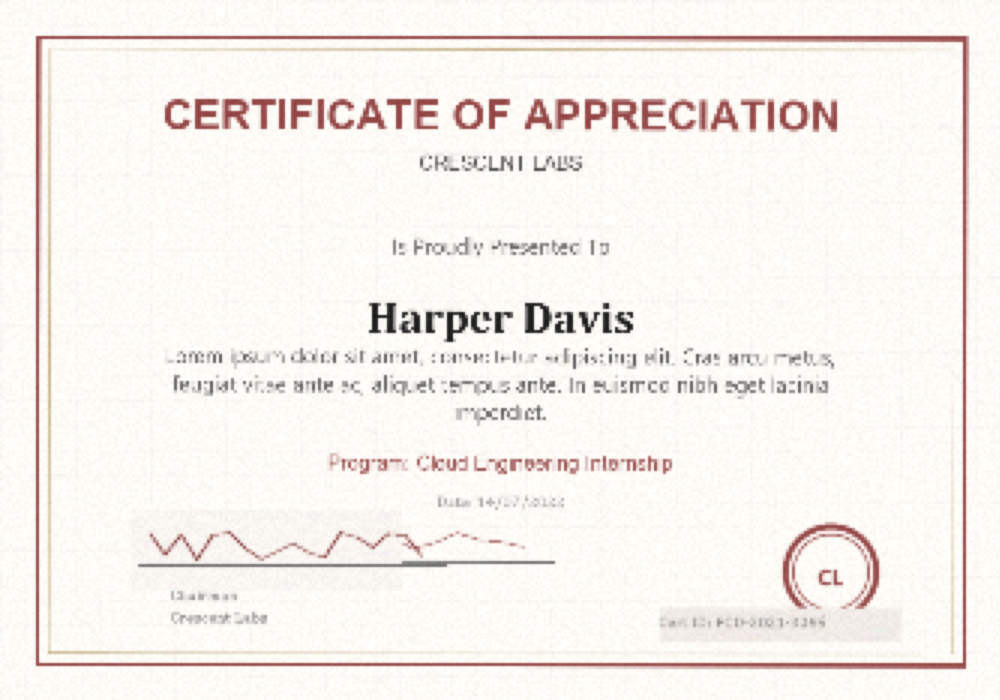
#> input picture dataset_internship/fake/internship_fake_0007.jpg, 1000 x 700 px
$ python -i ela_converter.py   (imports and definitions only)
#> lines starting #> are read from the running program, lines starting #| are printed output that depends on the picture
from __future__ import annotations

import argparse
import io
from pathlib import Path

from PIL import Image, ImageChops, ImageEnhance, UnidentifiedImageError


SUPPORTED_EXTENSIONS = {".jpg", ".jpeg", ".png", ".bmp", ".tif", ".tiff", ".webp"}
DEFAULT_LABELS = ("real", "fake")
RESAMPLE_FILTER = getattr(getattr(Image, "Resampling", Image), "LANCZOS")


def is_supported_image(path: Path) -> bool:
    return path.is_file() and path.suffix.lower() in SUPPORTED_EXTENSIONS


def make_ela_image(image_path: str | Path, quality: int = 90, size: int | None = 128) -> Image.Image:
    """Create an Error Level Analysis image from one input image."""
#> called with quality = 90, size = 128
    image_path = Path(image_path)

    with Image.open(image_path) as original:
#> original is the input picture: PIL image 1000x700 RGB; mean R, G, B 246.3, 241, 236.8
        original_rgb = original.convert("RGB")

    compressed_bytes = io.BytesIO()
    original_rgb.save(compressed_bytes, format="JPEG", quality=quality)
    compressed_bytes.seek(0)

    with Image.open(compressed_bytes) as compressed:
        compressed_rgb = compressed.convert("RGB")
        diff = ImageChops.difference(original_rgb, compressed_rgb)

    extrema = diff.getextrema()
#> extrema = ((0, 31), (0, 15), (0, 18))
    max_diff = max(channel_max for _channel_min, channel_max in extrema)
#> max_diff = 31
    scale = 255.0 / max_diff if max_diff else 1.0
#> scale = 8.23
    ela_image = ImageEnhance.Brightness(diff).enhance(scale)
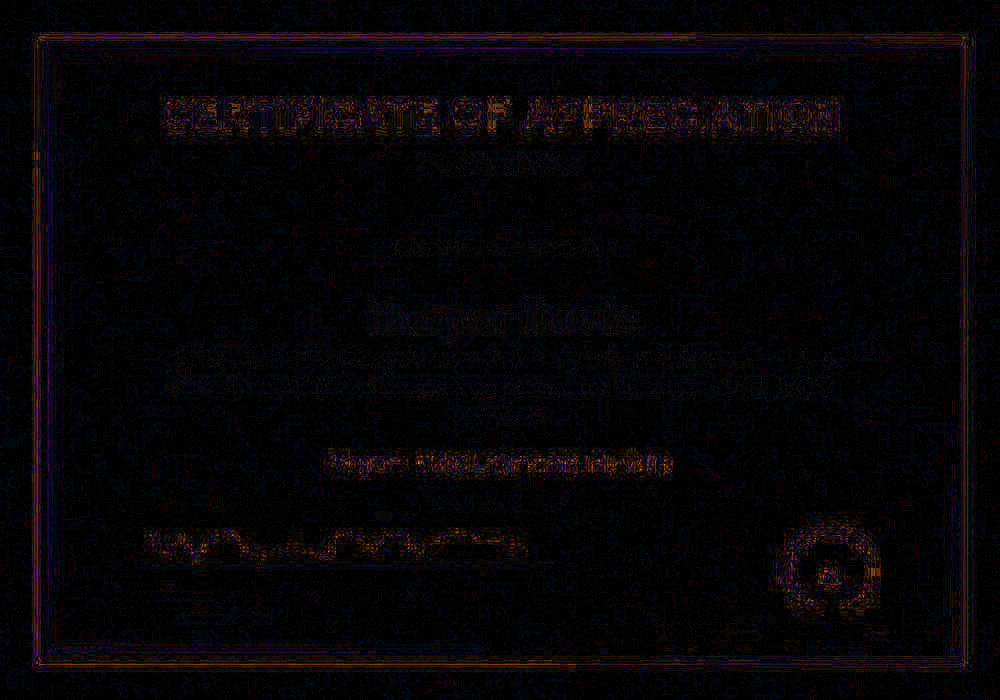
#> ela_image: PIL image 1000x700 RGB; mean R, G, B 5.5, 4.2, 6.2

    if size:
        ela_image = ela_image.resize((size, size), RESAMPLE_FILTER)
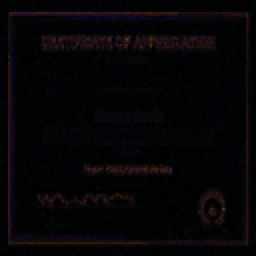
#> ela_image: PIL image 128x128 RGB (shown 2 times larger); mean R, G, B 5.6, 4.3, 6.2

    return ela_image


# [68 lines left out: functions iter_label_images, convert_dataset, build_parser, main, not called in this run]


# [2 lines not run here, left out]

>>> result = make_ela_image('dataset_internship/fake/internship_fake_0007.jpg')

$ run again, on dataset_internship/fake/internship_fake_0118.jpg
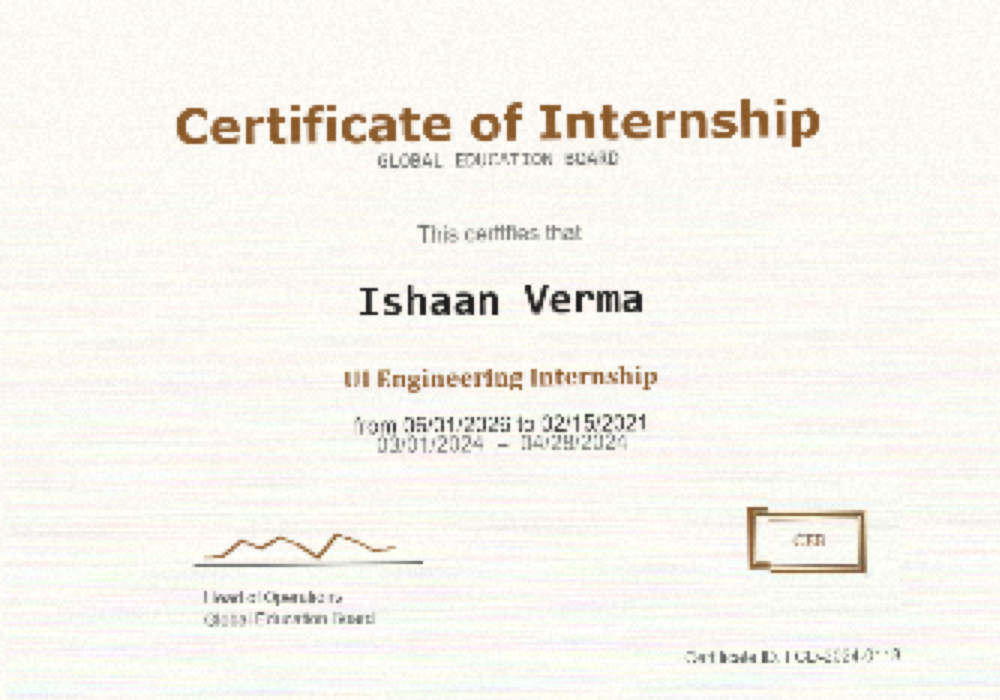
#> input picture dataset_internship/fake/internship_fake_0118.jpg, 1000 x 700 px
#> in make_ela_image, original is the input picture: PIL image 1000x700 RGB; mean R, G, B 246.1, 243.4, 237.2
#> extrema = ((0, 23), (0, 8), (0, 35))
#> max_diff = 35
#> scale = 7.29
#> in make_ela_image, `ela_image = ImageEnhance.Brightness(diff).enhance(scale)`:
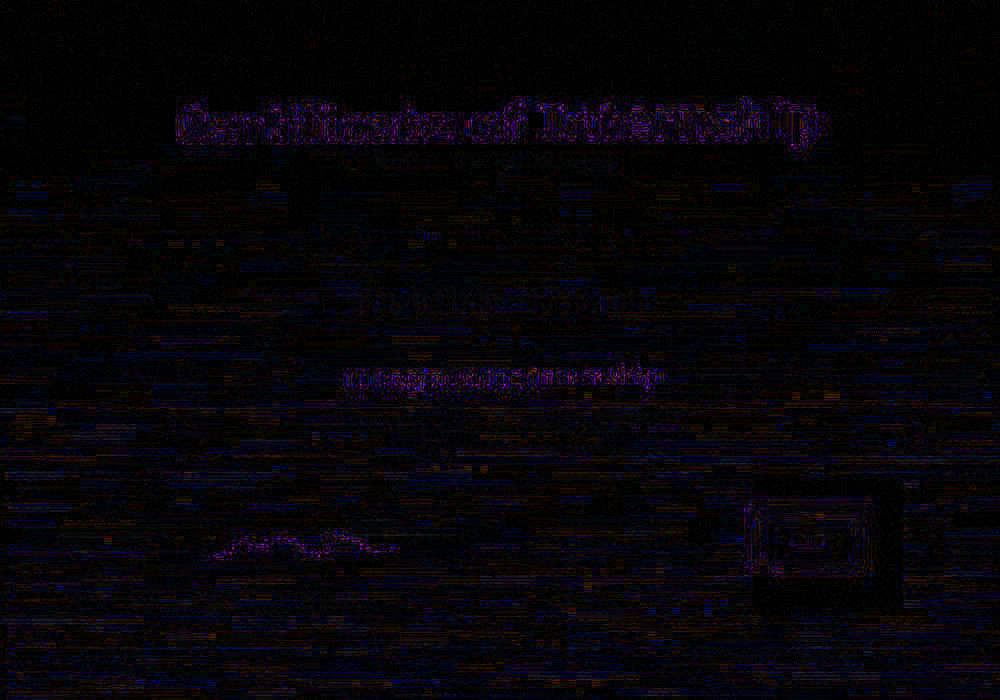
#> ela_image: PIL image 1000x700 RGB; mean R, G, B 6.3, 4.2, 8.5
#> in make_ela_image, `ela_image = ela_image.resize((size, size), RESAMPLE_FILTER)`:
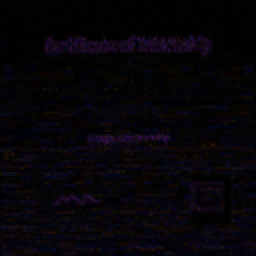
#> ela_image: PIL image 128x128 RGB (shown 2 times larger); mean R, G, B 6.4, 4.2, 8.5
